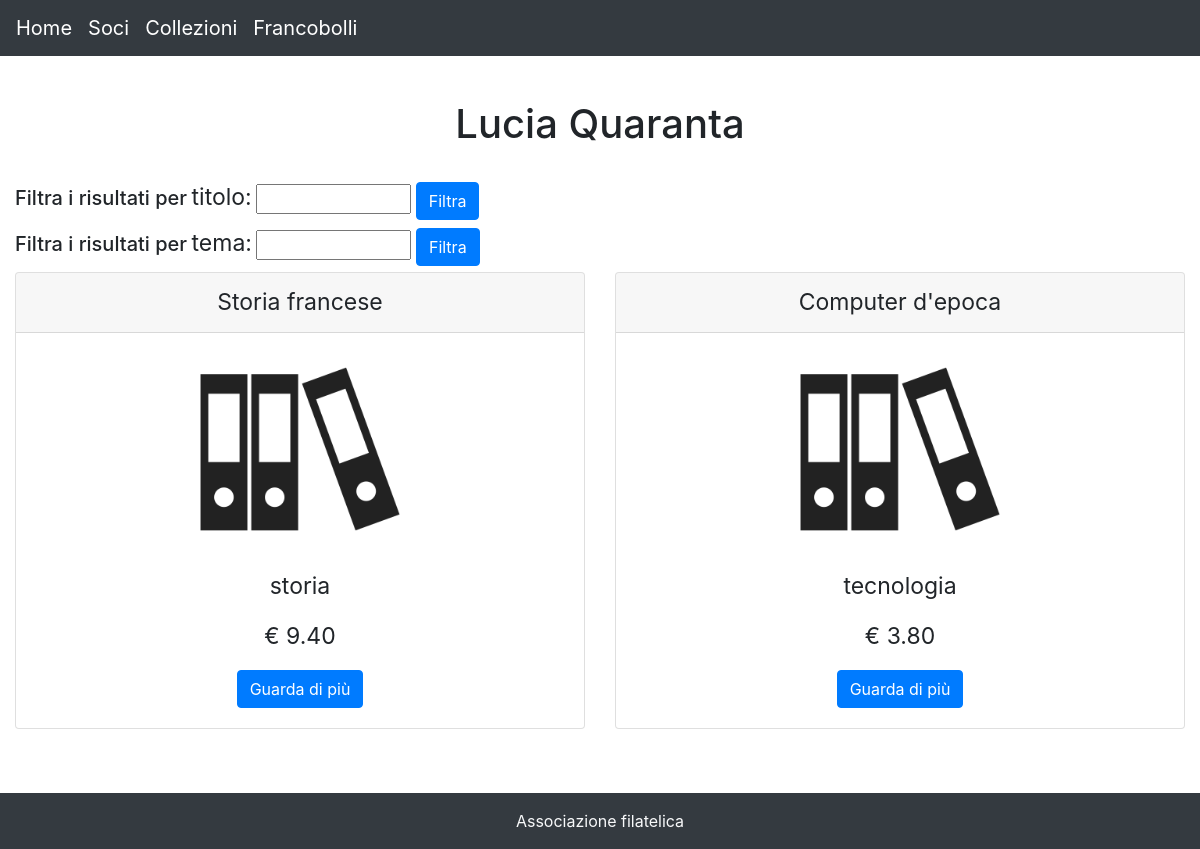
The page /collection.php?id=5 on the database its author committed.
### tables this page shows
CREATE TABLE soci(
  id INT PRIMARY KEY AUTO_INCREMENT,
  nome VARCHAR(30) NOT NULL,
  cognome VARCHAR(30) NOT NULL,
  genere ENUM ("M", "F")
);

CREATE TABLE collezioni(
  id INT PRIMARY KEY AUTO_INCREMENT,
  titolo VARCHAR(50) NOT NULL,
  collezionista INT NOT NULL,
  tema VARCHAR(30) NOT NULL,
  FOREIGN KEY(collezionista) REFERENCES soci(id)
);

### collection.php (the view, shortened to what this page needs)
<?php
require "libs/dbconnection.php";
$count = $card = 0;
if (isset($_GET['id'])) {
  $isCollection = 1; $id = $_GET['id'];
  try {
    if (isset($_POST['title'])){
      $titolo = '"%'.$_POST['title'].'%"';
      $sql = "SELECT * FROM prezzoCollezione WHERE collezionista = $id AND titolo LIKE $titolo";
    } else if (isset($_POST['topic'])){
      $tema = '"%'.$_POST['topic'].'%"';
      $sql = "SELECT * FROM prezzoCollezione WHERE collezionista = $id AND tema LIKE $tema";
    } else {
      $sql = "SELECT * FROM prezzoCollezione WHERE collezionista = $id";
    }
    $rs = $dbConnection->query($sql);
  } catch (PDOException $e) {
    die('Errore nella lettura delle collezioni.');
  }
  try {
    $sqlName = "SELECT * FROM soci WHERE id = $id";
    $rsName = $dbConnection->query($sqlName);
  } catch (PDOException $e) {
    die('Errore nella lettura dei collezionisti.');
  }
  while($rowName = $rsName->fetch()){
    $title = $rowName['nome'] . " " . $rowName['cognome'];
    break;
  }
}
require "libs/header.php";
?>
<br><h1 class="text-center"><?= $title ?></h1><br>
<?php if($isCollection == 1){ $action = "collection.php?id=".$id;} else { $action = "collection.php"; } ?>
<div>
  <form action="<?= $action ?>" method="post">
    <label><h5>Filtra i risultati per </h5></label>
    <label>titolo:</label>
    <input type="text" name="title" style="width:155px">
    <input type="submit" value="Filtra" class="btn btn-primary">
  </form>
</div>
<div>
  <form action="<?= $action ?>" method="post">
    <label><h5>Filtra i risultati per </h5></label>
    <label>tema:</label>
    <input type="text" name="topic" style="width:155px">
    <input type="submit" value="Filtra" class="btn btn-primary">
  </form>
</div>
<?php while ($row = $rs->fetch()) : ?>
  <?php if($card % 4 == 0): ?> <div class="card-deck"> <?php endif; ?>
    <div class="card text-center" style="width: 25rem;">
      <div class="card-header" style="text-align: center;font-size:23px"><?php echo $row['titolo']; ?></div><p></p>
      <div class="card-img-top"> <img src="media/collezione.png" width="200" height="200"> </div>
      <div class="card-body">
        <p><?= $row['tema'] ?></p>
        <p>€ <?= $row['prezzo'] ?></p>
        <a href="poststamp.php?id=<?= $row['id'] ?>" class="btn btn-primary">Guarda di più</a>
      </div>
    </div>
<?php $card = $card + 1; $count = $count + 1; endwhile; ?>
</div><br><br>
<?php require "libs/footer.php"; ?>

### libs/header.php (style rules this page uses)
p, label { font-size:23px }

### rows shown on the page
soci: title "Lucia Quaranta"
collezioni: titolo "Storia francese", tema "storia", prezzo "9.40"
collezioni: titolo "Computer d'epoca", tema "tecnologia", prezzo "3.80"
